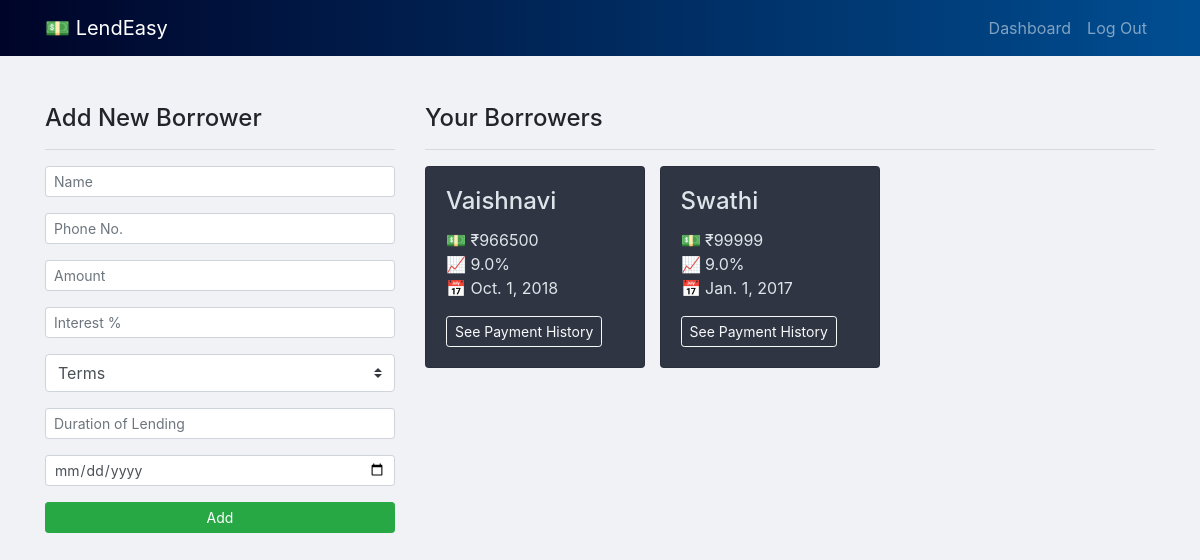
The app's page /dashboard/ (signed in) with its own data.
### transact/models.py (models this page shows, shortened)
class Borrower(models.Model):
    name = models.CharField(max_length=20)
    phone = models.CharField(max_length=20)
    amount = models.IntegerField(blank=True, null=True)
    interest = models.FloatField(blank=True, null=True)
    duration = models.IntegerField(blank=True, null=True)
    terms = models.CharField(max_length=10, blank=True, null=True)
    date = models.DateTimeField(blank=True, null=True)
    lender = models.ForeignKey(User, on_delete=models.CASCADE, null=True)
    intamt = models.FloatField(blank=True, null=True)

### transact/views.py (the view)
# urls.py: path('dashboard/', dashboard, name='create'),
def dashboard(request):
	user = request.user
	fname = user.first_name
	lender = Lender.objects.get(user=user)
	bor = Borrower.objects.filter(lender=user)
	sum1 = 0
	return render(request, "create.html", {"bor": bor, "fname": fname})

### templates/create.html (shortened to what this page needs)
{% extends 'base.html' %}
{% block body %}
    <div class="container">
        <div class="row">
            <div class="col-md-4">
                <h4>Add New Borrower</h4>
                <hr>
                <form action="/borrow/" method="POST">
                    <div class="form-group">
                        <input class="form-control form-control-sm" type="text" name="name" placeholder="Name">
                    </div>
                    <div class="form-group">
                        <input class="form-control form-control-sm" type="text" name="phone" placeholder="Phone No.">
                    </div>
                    <div class="form-group">
                        <input class="form-control form-control-sm" type="number" name="amount" placeholder="Amount">
                    </div>
                    <div class="form-group">
                        <input class="form-control form-control-sm" type="number" name="interest" placeholder="Interest %">
                    </div>
                    <div class="form-group">
                        <select class="custom-select">
                            <option selected disabled>Terms</option>
                        </select>
                    </div>
                    <div class="form-group">
                        <input class="form-control form-control-sm" type="number" name="duration" placeholder="Duration of Lending">
                    </div>
                    <div class="form-group">
                        <input class="form-control form-control-sm" type="date" name="date">
                    </div>
                    <button type="submit" class="btn btn-sm btn-success" style="width:100%">Add</button>
                </form>
            </div>
            <div class="col-md-8">
                <h4>Your Borrowers</h4>
                <hr>
                <div style=" ">
                    {% for i in bor %}
                        <div class="card floater" style="display: inline-block; min-width: 220px; ">
                            <div class="card-body">
                                <h4 class="card-title">{{i.name}}</h4>
                                <p class="card-text">💵 ₹{{i.amount}}<br>📈 {{i.interest}}%<br>📅 {{i.date|date}}</p>
                                <a href="/history/{{i.id}}/" class="btn btn-sm btn-outline-light">See Payment History</a>
                            </div>
                        </div>
                        {%endfor%}
                    </div>
                </div>
            </div>
        </div>
    {% endblock %}

### templates/create.html (style rules this page uses)
.floater { background-color: #2f3542; color: #dfe4ea; margin-right: 10px; margin-bottom: 10px; }

### records on screen
Borrower: name "Vaishnavi", amount "966500", interest "9.0", date "Oct. 1, 2018"
Borrower: name "Swathi", amount "99999", interest "9.0", date "Jan. 1, 2017"
